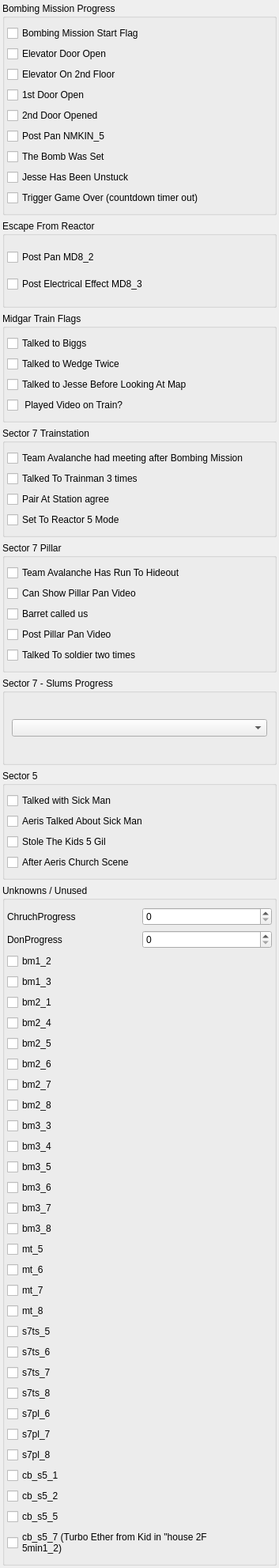
               <widget class="QWidget" name="scrollAreaWidgetContents_3">
                <property name="geometry">
                 <rect>
                  <x>0</x>
                  <y>0</y>
                  <width>353</width>
                  <height>1982</height>
                 </rect>
                </property>
                <layout class="QVBoxLayout" name="verticalLayout_62">
                 <property name="leftMargin">
                  <number>3</number>
                 </property>
                 <property name="topMargin">
                  <number>3</number>
                 </property>
                 <property name="rightMargin">
                  <number>3</number>
                 </property>
                 <property name="bottomMargin">
                  <number>3</number>
                 </property>
                 <item>
                  <widget class="QGroupBox" name="groupBox_25">
                   <property name="title">
                    <string>Bombing Mission Progress</string>
                   </property>
                   <layout class="QVBoxLayout" name="verticalLayout_106">
                    <property name="leftMargin">
                     <number>3</number>
                    </property>
                    <property name="rightMargin">
                     <number>3</number>
                    </property>
                    <item>
                     <widget class="QCheckBox" name="cb_bombing_int">
                      <property name="sizePolicy">
                       <sizepolicy hsizetype="Preferred" vsizetype="Fixed">
                        <horstretch>0</horstretch>
                        <verstretch>0</verstretch>
                       </sizepolicy>
                      </property>
                      <property name="text">
                       <string>Bombing Mission Start Flag</string>
                      </property>
                     </widget>
                    </item>
                    <item>
                     <widget class="QCheckBox" name="cb_bm2_2">
                      <property name="text">
                       <string>Elevator Door Open</string>
                      </property>
                     </widget>
                    </item>
                    <item>
                     <widget class="QCheckBox" name="cb_bm1_1">
                      <property name="text">
                       <string>Elevator On 2nd Floor</string>
                      </property>
                     </widget>
                    </item>
                    <item>
                     <widget class="QCheckBox" name="cb_bm1_4">
                      <property name="text">
                       <string>1st Door Open</string>
                      </property>
                     </widget>
                    </item>
                    <item>
                     <widget class="QCheckBox" name="cb_bm1_5">
                      <property name="text">
                       <string>2nd Door Opened</string>
                      </property>
                     </widget>
                    </item>
                    <item>
                     <widget class="QCheckBox" name="cb_bm2_3">
                      <property name="text">
                       <string>Post Pan NMKIN_5</string>
                      </property>
                     </widget>
                    </item>
                    <item>
                     <widget class="QCheckBox" name="cb_bm1_7">
                      <property name="text">
                       <string>The Bomb Was Set</string>
                      </property>
                     </widget>
                    </item>
                    <item>
                     <widget class="QCheckBox" name="cb_bm1_6">
                      <property name="text">
                       <string>Jesse Has Been Unstuck</string>
                      </property>
                     </widget>
                    </item>
                    <item>
                     <widget class="QCheckBox" name="cb_bm1_8">
                      <property name="text">
                       <string>Trigger Game Over (countdown timer out)</string>
                      </property>
                     </widget>
                    </item>
                   </layout>
                  </widget>
                 </item>
                 <item>
                  <widget class="QGroupBox" name="groupBox_40">
                   <property name="title">
                    <string>Escape From Reactor </string>
                   </property>
                   <layout class="QVBoxLayout" name="verticalLayout_108">
                    <property name="leftMargin">
                     <number>3</number>
                    </property>
                    <property name="rightMargin">
                     <number>3</number>
                    </property>
                    <item>
                     <widget class="QCheckBox" name="cb_bm3_1">
                      <property name="text">
                       <string>Post Pan MD8_2</string>
                      </property>
                     </widget>
                    </item>
                    <item>
                     <widget class="QCheckBox" name="cb_bm3_2">
                      <property name="text">
                       <string>Post Electrical Effect MD8_3</string>
                      </property>
                     </widget>
                    </item>
                   </layout>
                  </widget>
                 </item>
                 <item>
                  <widget class="QGroupBox" name="groupBox_36">
                   <property name="title">
                    <string>Midgar Train Flags</string>
                   </property>
                   <layout class="QVBoxLayout" name="verticalLayout_38">
                    <property name="leftMargin">
                     <number>3</number>
                    </property>
                    <property name="rightMargin">
                     <number>3</number>
                    </property>
                    <item>
                     <widget class="QCheckBox" name="cb_midgartrain_1">
                      <property name="text">
                       <string>Talked to Biggs</string>
                      </property>
                     </widget>
                    </item>
                    <item>
                     <widget class="QCheckBox" name="cb_midgartrain_2">
                      <property name="text">
                       <string>Talked to Wedge Twice</string>
                      </property>
                     </widget>
                    </item>
                    <item>
                     <widget class="QCheckBox" name="cb_midgartrain_3">
                      <property name="text">
                       <string>Talked to Jesse Before Looking At Map</string>
                      </property>
                     </widget>
                    </item>
                    <item>
                     <widget class="QCheckBox" name="cb_midgartrain_4">
                      <property name="text">
                       <string> Played Video on Train?</string>
                      </property>
                     </widget>
                    </item>
                   </layout>
                  </widget>
                 </item>
                 <item>
                  <widget class="QGroupBox" name="groupBox_23">
                   <property name="title">
                    <string>Sector 7 Trainstation</string>
                   </property>
                   <layout class="QVBoxLayout" name="verticalLayout_107">
                    <property name="leftMargin">
                     <number>3</number>
                    </property>
                    <property name="rightMargin">
                     <number>3</number>
                    </property>
                    <item>
                     <widget class="QCheckBox" name="cb_s7ts_1">
                      <property name="text">
                       <string>Team Avalanche had meeting after Bombing Mission</string>
                      </property>
                     </widget>
                    </item>
                    <item>
                     <widget class="QCheckBox" name="cb_s7ts_2">
                      <property name="text">
                       <string>Talked To Trainman 3 times</string>
                      </property>
                     </widget>
                    </item>
                    <item>
                     <widget class="QCheckBox" name="cb_s7ts_3">
                      <property name="text">
                       <string>Pair At Station agree</string>
                      </property>
                     </widget>
                    </item>
                    <item>
                     <widget class="QCheckBox" name="cb_s7ts_4">
                      <property name="text">
                       <string>Set To Reactor 5 Mode</string>
                      </property>
                     </widget>
                    </item>
                   </layout>
                  </widget>
                 </item>
                 <item>
                  <widget class="QGroupBox" name="groupBox_17">
                   <property name="title">
                    <string>Sector 7 Pillar</string>
                   </property>
                   <layout class="QVBoxLayout" name="verticalLayout_61">
                    <property name="leftMargin">
                     <number>3</number>
                    </property>
                    <property name="rightMargin">
                     <number>3</number>
                    </property>
                    <item>
                     <widget class="QCheckBox" name="cb_s7pl_1">
                      <property name="text">
                       <string>Team Avalanche Has Run To Hideout</string>
                      </property>
                     </widget>
                    </item>
                    <item>
                     <widget class="QCheckBox" name="cb_s7pl_2">
                      <property name="text">
                       <string>Can Show Pillar Pan Video</string>
                      </property>
                     </widget>
                    </item>
                    <item>
                     <widget class="QCheckBox" name="cb_s7pl_3">
                      <property name="text">
                       <string>Barret called us</string>
                      </property>
                     </widget>
                    </item>
                    <item>
                     <widget class="QCheckBox" name="cb_s7pl_4">
                      <property name="text">
                       <string>Post Pillar Pan Video</string>
                      </property>
                     </widget>
                    </item>
                    <item>
                     <widget class="QCheckBox" name="cb_s7pl_5">
                      <property name="text">
                       <string>Talked To soldier two times</string>
                      </property>
                     </widget>
                    </item>
                   </layout>
                  </widget>
                 </item>
                 <item>
                  <widget class="QGroupBox" name="groupBox_41">
                   <property name="title">
                    <string>Sector 7 - Slums Progress</string>
                   </property>
                   <layout class="QVBoxLayout" name="verticalLayout_117">
                    <item>
                     <widget class="QComboBox" name="combo_s7_slums">
                      <property name="sizePolicy">
                       <sizepolicy hsizetype="Preferred" vsizetype="Fixed">
                        <horstretch>0</horstretch>
                        <verstretch>0</verstretch>
                       </sizepolicy>
                      </property>
                      <item>
                       <property name="text">
                        <string/>
                       </property>
                      </item>
                      <item>
                       <property name="text">
                        <string>Initial Settings</string>
                       </property>
                      </item>
                      <item>
                       <property name="text">
                        <string>Destroy the Sector 5 Reactor </string>
                       </property>
                      </item>
                      <item>
                       <property name="text">
                        <string>The Plate is Falling</string>
                       </property>
                      </item>
                     </widget>
                    </item>
                   </layout>
                  </widget>
                 </item>
                 <item>
                  <widget class="QGroupBox" name="groupBox_24">
                   <property name="title">
                    <string>Sector 5</string>
                   </property>
                   <layout class="QVBoxLayout" name="verticalLayout_17">
                    <property name="leftMargin">
                     <number>3</number>
                    </property>
                    <property name="rightMargin">
                     <number>3</number>
                    </property>
                    <item>
                     <widget class="QCheckBox" name="cb_s5_3">
                      <property name="text">
                       <string>Talked with Sick Man</string>
                      </property>
                     </widget>
                    </item>
                    <item>
                     <widget class="QCheckBox" name="cb_s5_4">
                      <property name="text">
                       <string>Aeris Talked About Sick Man</string>
                      </property>
                     </widget>
                    </item>
                    <item>
                     <widget class="QCheckBox" name="cb_s5_6">
                      <property name="text">
                       <string>Stole The Kids 5 Gil</string>
                      </property>
                     </widget>
                    </item>
                    <item>
                     <widget class="QCheckBox" name="cb_s5_8">
                      <property name="text">
                       <string>After Aeris Church Scene</string>
                      </property>
                     </widget>
                    </item>
                   </layout>
                  </widget>
                 </item>
                 <item>
                  <widget class="QGroupBox" name="bm_unknown">
                   <property name="title">
                    <string>Unknowns / Unused</string>
                   </property>
                   <layout class="QVBoxLayout" name="verticalLayout_105">
                    <property name="leftMargin">
                     <number>3</number>
                    </property>
                    <property name="rightMargin">
                     <number>3</number>
                    </property>
                    <item>
                     <layout class="QHBoxLayout" name="horizontalLayout_162">
                      <item>
                       <widget class="QLabel" name="label_229">
                        <property name="text">
                         <string>ChruchProgress</string>
                        </property>
                       </widget>
                      </item>
                      <item>
                       <widget class="QSpinBox" name="sb_turkschruch"/>
                      </item>
                     </layout>
                    </item>
                    <item>
                     <layout class="QHBoxLayout" name="horizontalLayout_159">
                      <item>
                       <widget class="QLabel" name="label_230">
                        <property name="text">
                         <string>DonProgress</string>
                        </property>
                       </widget>
                      </item>
                      <item>
                       <widget class="QSpinBox" name="sb_donprog">
                        <property name="maximum">
                         <number>255</number>
                        </property>
                       </widget>
                      </item>
                     </layout>
                    </item>
                    <item>
                     <widget class="QCheckBox" name="cb_bm1_2">
                      <property name="text">
                       <string notr="true">bm1_2</string>
                      </property>
                     </widget>
                    </item>
                    <item>
                     <widget class="QCheckBox" name="cb_bm1_3">
                      <property name="text">
                       <string notr="true">bm1_3</string>
                      </property>
                     </widget>
                    </item>
                    <item>
                     <widget class="QCheckBox" name="cb_bm2_1">
                      <property name="text">
                       <string notr="true">bm2_1</string>
                      </property>
                     </widget>
                    </item>
                    <item>
                     <widget class="QCheckBox" name="cb_bm2_4">
                      <property name="text">
                       <string notr="true">bm2_4</string>
                      </property>
                     </widget>
                    </item>
                    <item>
                     <widget class="QCheckBox" name="cb_bm2_5">
                      <property name="text">
                       <string notr="true">bm2_5</string>
                      </property>
                     </widget>
                    </item>
                    <item>
                     <widget class="QCheckBox" name="cb_bm2_6">
                      <property name="text">
                       <string notr="true">bm2_6</string>
                      </property>
                     </widget>
                    </item>
                    <item>
                     <widget class="QCheckBox" name="cb_bm2_7">
                      <property name="text">
                       <string notr="true">bm2_7</string>
                      </property>
                     </widget>
                    </item>
                    <item>
                     <widget class="QCheckBox" name="cb_bm2_8">
                      <property name="text">
                       <string notr="true">bm2_8</string>
                      </property>
                     </widget>
                    </item>
                    <item>
                     <widget class="QCheckBox" name="cb_bm3_3">
                      <property name="text">
                       <string notr="true">bm3_3</string>
                      </property>
                     </widget>
                    </item>
                    <item>
                     <widget class="QCheckBox" name="cb_bm3_4">
                      <property name="text">
                       <string notr="true">bm3_4</string>
                      </property>
                     </widget>
                    </item>
                    <item>
                     <widget class="QCheckBox" name="cb_bm3_5">
                      <property name="text">
                       <string notr="true">bm3_5</string>
                      </property>
                     </widget>
                    </item>
                    <item>
                     <widget class="QCheckBox" name="cb_bm3_6">
                      <property name="text">
                       <string notr="true">bm3_6</string>
                      </property>
                     </widget>
                    </item>
                    <item>
                     <widget class="QCheckBox" name="cb_bm3_7">
                      <property name="text">
                       <string notr="true">bm3_7</string>
                      </property>
                     </widget>
                    </item>
                    <item>
                     <widget class="QCheckBox" name="cb_bm3_8">
                      <property name="text">
                       <string notr="true">bm3_8</string>
                      </property>
                     </widget>
                    </item>
                    <item>
                     <widget class="QCheckBox" name="cb_midgartrain_5">
                      <property name="text">
                       <string notr="true">mt_5</string>
                      </property>
                     </widget>
                    </item>
                    <item>
                     <widget class="QCheckBox" name="cb_midgartrain_6">
                      <property name="text">
                       <string notr="true">mt_6</string>
                      </property>
                     </widget>
                    </item>
                    <item>
                     <widget class="QCheckBox" name="cb_midgartrain_7">
                      <property name="text">
                       <string notr="true">mt_7</string>
                      </property>
                     </widget>
                    </item>
                    <item>
                     <widget class="QCheckBox" name="cb_midgartrain_8">
                      <property name="text">
                       <string notr="true">mt_8</string>
                      </property>
                     </widget>
                    </item>
                    <item>
                     <widget class="QCheckBox" name="cb_s7ts_5">
                      <property name="text">
                       <string notr="true">s7ts_5</string>
                      </property>
                     </widget>
                    </item>
                    <item>
                     <widget class="QCheckBox" name="cb_s7ts_6">
                      <property name="text">
                       <string notr="true">s7ts_6</string>
                      </property>
                     </widget>
                    </item>
                    <item>
                     <widget class="QCheckBox" name="cb_s7ts_7">
                      <property name="text">
                       <string notr="true">s7ts_7</string>
                      </property>
                     </widget>
                    </item>
                    <item>
                     <widget class="QCheckBox" name="cb_s7ts_8">
                      <property name="text">
                       <string notr="true">s7ts_8</string>
                      </property>
                     </widget>
                    </item>
                    <item>
                     <widget class="QCheckBox" name="cb_s7pl_6">
                      <property name="text">
                       <string notr="true">s7pl_6</string>
                      </property>
                     </widget>
                    </item>
                    <item>
                     <widget class="QCheckBox" name="cb_s7pl_7">
                      <property name="text">
                       <string notr="true">s7pl_7</string>
                      </property>
                     </widget>
                    </item>
                    <item>
                     <widget class="QCheckBox" name="cb_s7pl_8">
                      <property name="text">
                       <string notr="true">s7pl_8</string>
                      </property>
                     </widget>
                    </item>
                    <item>
                     <widget class="QCheckBox" name="cb_s5_1">
                      <property name="text">
                       <string>cb_s5_1</string>
                      </property>
                     </widget>
                    </item>
                    <item>
                     <widget class="QCheckBox" name="cb_s5_2">
                      <property name="text">
                       <string>cb_s5_2</string>
                      </property>
                     </widget>
                    </item>
                    <item>
                     <widget class="QCheckBox" name="cb_s5_5">
                      <property name="text">
                       <string>cb_s5_5</string>
                      </property>
                     </widget>
                    </item>
                    <item>
                     <widget class="QCheckBox" name="cb_s5_7">
                      <property name="text">
                       <string>cb_s5_7 (Turbo Ether from Kid in &quot;house 2F 
5min1_2)</string>
                      </property>
                     </widget>
                    </item>
                   </layout>
                  </widget>
                 </item>
                </layout>
               </widget>
